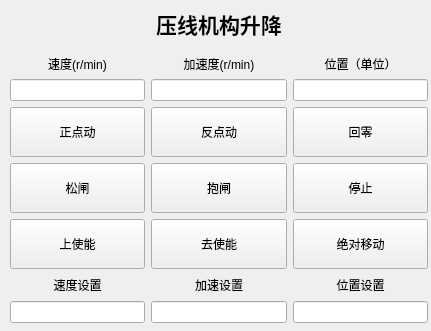
  <widget class="QWidget" name="widget_4" native="true">
   <property name="geometry">
    <rect>
     <x>0</x>
     <y>460</y>
     <width>431</width>
     <height>331</height>
    </rect>
   </property>
   <property name="styleSheet">
    <string notr="true">#widget_4{
 border: 1px solid #ccc;
}</string>
   </property>
   <widget class="QWidget" name="layoutWidget_12">
    <property name="geometry">
     <rect>
      <x>10</x>
      <y>0</y>
      <width>418</width>
      <height>323</height>
     </rect>
    </property>
    <layout class="QVBoxLayout" name="verticalLayout_89">
     <item>
      <widget class="QLabel" name="label_78">
       <property name="font">
        <font>
         <pointsize>16</pointsize>
         <bold>true</bold>
        </font>
       </property>
       <property name="text">
        <string>压线机构升降</string>
       </property>
       <property name="alignment">
        <set>Qt::AlignmentFlag::AlignCenter</set>
       </property>
      </widget>
     </item>
     <item>
      <layout class="QHBoxLayout" name="horizontalLayout_56">
       <item>
        <layout class="QVBoxLayout" name="verticalLayout_90">
         <property name="leftMargin">
          <number>0</number>
         </property>
         <item>
          <widget class="QLabel" name="label_79">
           <property name="text">
            <string>速度(r/min)</string>
           </property>
           <property name="alignment">
            <set>Qt::AlignmentFlag::AlignCenter</set>
           </property>
          </widget>
         </item>
         <item>
          <widget class="QLineEdit" name="lineEdit_68">
           <property name="text">
            <string/>
           </property>
           <property name="readOnly">
            <bool>true</bool>
           </property>
          </widget>
         </item>
        </layout>
       </item>
       <item>
        <layout class="QVBoxLayout" name="verticalLayout_91">
         <item>
          <widget class="QLabel" name="label_80">
           <property name="text">
            <string>加速度(r/min)</string>
           </property>
           <property name="alignment">
            <set>Qt::AlignmentFlag::AlignCenter</set>
           </property>
          </widget>
         </item>
         <item>
          <widget class="QLineEdit" name="lineEdit_69">
           <property name="text">
            <string/>
           </property>
           <property name="readOnly">
            <bool>true</bool>
           </property>
          </widget>
         </item>
        </layout>
       </item>
       <item>
        <layout class="QVBoxLayout" name="verticalLayout_92">
         <item>
          <widget class="QLabel" name="label_81">
           <property name="text">
            <string>位置（单位）</string>
           </property>
           <property name="alignment">
            <set>Qt::AlignmentFlag::AlignCenter</set>
           </property>
          </widget>
         </item>
         <item>
          <widget class="QLineEdit" name="lineEdit_70">
           <property name="text">
            <string/>
           </property>
           <property name="readOnly">
            <bool>true</bool>
           </property>
          </widget>
         </item>
        </layout>
       </item>
      </layout>
     </item>
     <item>
      <layout class="QVBoxLayout" name="verticalLayout_93">
       <item>
        <layout class="QHBoxLayout" name="horizontalLayout_57">
         <item>
          <widget class="QPushButton" name="pushButton_100">
           <property name="minimumSize">
            <size>
             <width>50</width>
             <height>50</height>
            </size>
           </property>
           <property name="text">
            <string>正点动</string>
           </property>
          </widget>
         </item>
         <item>
          <widget class="QPushButton" name="pushButton_101">
           <property name="minimumSize">
            <size>
             <width>50</width>
             <height>50</height>
            </size>
           </property>
           <property name="text">
            <string>反点动</string>
           </property>
          </widget>
         </item>
         <item>
          <widget class="QPushButton" name="pushButton_102">
           <property name="minimumSize">
            <size>
             <width>50</width>
             <height>50</height>
            </size>
           </property>
           <property name="text">
            <string>回零</string>
           </property>
          </widget>
         </item>
        </layout>
       </item>
       <item>
        <layout class="QHBoxLayout" name="horizontalLayout_58">
         <item>
          <widget class="QPushButton" name="pushButton_103">
           <property name="minimumSize">
            <size>
             <width>50</width>
             <height>50</height>
            </size>
           </property>
           <property name="text">
            <string>松闸</string>
           </property>
          </widget>
         </item>
         <item>
          <widget class="QPushButton" name="pushButton_104">
           <property name="minimumSize">
            <size>
             <width>50</width>
             <height>50</height>
            </size>
           </property>
           <property name="text">
            <string>抱闸</string>
           </property>
          </widget>
         </item>
         <item>
          <widget class="QPushButton" name="pushButton_105">
           <property name="minimumSize">
            <size>
             <width>50</width>
             <height>50</height>
            </size>
           </property>
           <property name="text">
            <string>停止</string>
           </property>
          </widget>
         </item>
        </layout>
       </item>
       <item>
        <layout class="QHBoxLayout" name="horizontalLayout_59">
         <item>
          <widget class="QPushButton" name="pushButton_106">
           <property name="minimumSize">
            <size>
             <width>50</width>
             <height>50</height>
            </size>
           </property>
           <property name="text">
            <string>上使能</string>
           </property>
          </widget>
         </item>
         <item>
          <widget class="QPushButton" name="pushButton_107">
           <property name="minimumSize">
            <size>
             <width>50</width>
             <height>50</height>
            </size>
           </property>
           <property name="text">
            <string>去使能</string>
           </property>
          </widget>
         </item>
         <item>
          <widget class="QPushButton" name="pushButton_108">
           <property name="minimumSize">
            <size>
             <width>50</width>
             <height>50</height>
            </size>
           </property>
           <property name="text">
            <string>绝对移动</string>
           </property>
          </widget>
         </item>
        </layout>
       </item>
      </layout>
     </item>
     <item>
      <layout class="QHBoxLayout" name="horizontalLayout_60">
       <item>
        <layout class="QVBoxLayout" name="verticalLayout_94">
         <item>
          <widget class="QLabel" name="label_82">
           <property name="text">
            <string>速度设置</string>
           </property>
           <property name="alignment">
            <set>Qt::AlignmentFlag::AlignCenter</set>
           </property>
          </widget>
         </item>
         <item>
          <widget class="QLineEdit" name="lineEdit_71">
           <property name="text">
            <string/>
           </property>
           <property name="alignment">
            <set>Qt::AlignmentFlag::AlignCenter</set>
           </property>
          </widget>
         </item>
        </layout>
       </item>
       <item>
        <layout class="QVBoxLayout" name="verticalLayout_95">
         <item>
          <widget class="QLabel" name="label_83">
           <property name="text">
            <string>加速设置</string>
           </property>
           <property name="alignment">
            <set>Qt::AlignmentFlag::AlignCenter</set>
           </property>
          </widget>
         </item>
         <item>
          <widget class="QLineEdit" name="lineEdit_72">
           <property name="text">
            <string/>
           </property>
           <property name="alignment">
            <set>Qt::AlignmentFlag::AlignCenter</set>
           </property>
          </widget>
         </item>
        </layout>
       </item>
       <item>
        <layout class="QVBoxLayout" name="verticalLayout_96">
         <item>
          <widget class="QLabel" name="label_84">
           <property name="text">
            <string>位置设置</string>
           </property>
           <property name="alignment">
            <set>Qt::AlignmentFlag::AlignCenter</set>
           </property>
          </widget>
         </item>
         <item>
          <widget class="QLineEdit" name="lineEdit_73">
           <property name="text">
            <string/>
           </property>
           <property name="alignment">
            <set>Qt::AlignmentFlag::AlignCenter</set>
           </property>
          </widget>
         </item>
        </layout>
       </item>
      </layout>
     </item>
    </layout>
   </widget>
  </widget>
